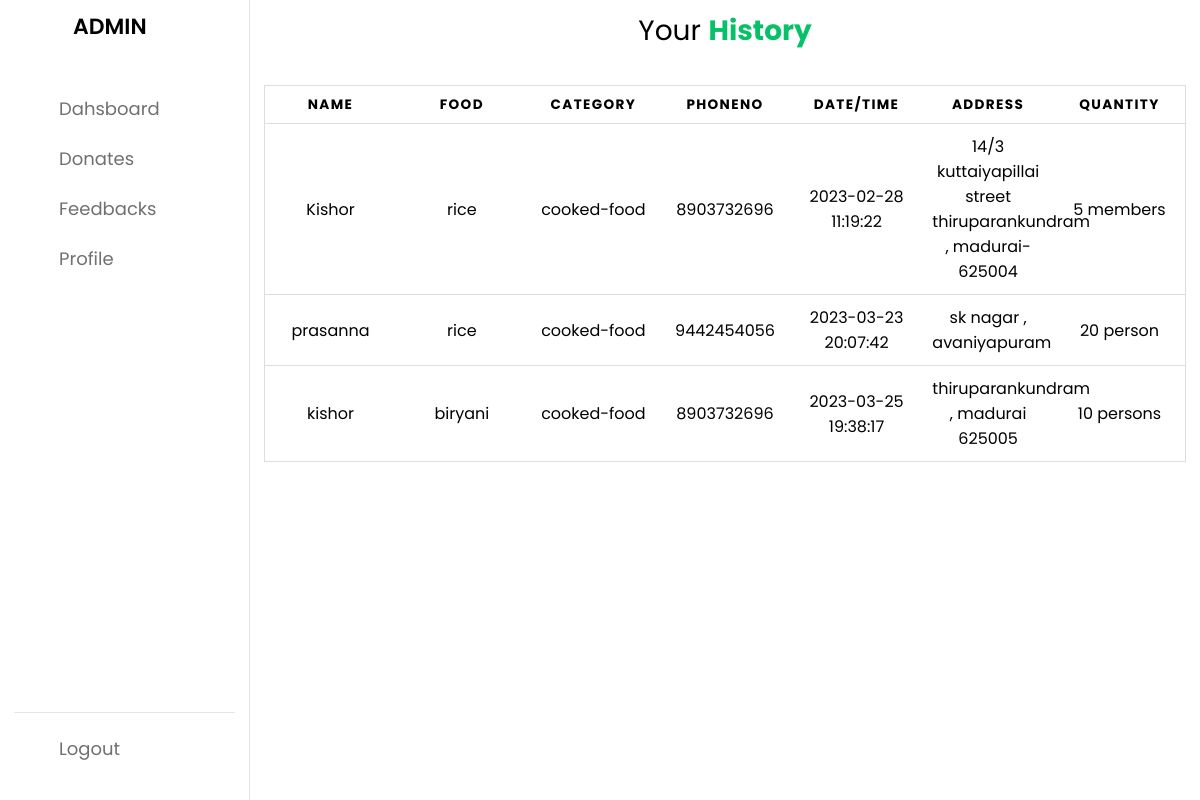
Page /admin/adminprofile.php (signed in) on the committed database.
### tables this page shows
CREATE TABLE `food_donations` (
  `Fid` int(11) NOT NULL,
  `name` varchar(50) NOT NULL,
  `email` varchar(60) NOT NULL,
  `food` varchar(50) NOT NULL,
  `type` text NOT NULL,
  `category` text NOT NULL,
  `quantity` text NOT NULL,
  `date` datetime DEFAULT current_timestamp(),
  `address` text NOT NULL,
  `location` varchar(50) NOT NULL,
  `phoneno` varchar(25) NOT NULL,
  `assigned_to` int(11) DEFAULT NULL,
  `delivery_by` int(11) DEFAULT NULL
);

### admin/adminprofile.php (the view, shortened to what this page needs)
<?php
include("connect.php");
?>
<!DOCTYPE html>
<html lang="en">
<head>
    <link rel="stylesheet" href="admin.css">
    <link rel="stylesheet" href="https://unicons.iconscout.com/release/v4.0.0/css/line.css">
</head>
<body>
    <nav>
        <div class="logo-name">
            <span class="logo_name">ADMIN</span>
        </div>
        <div class="menu-items">
            <ul class="nav-links">
                <li><a href="admin.php">
                    <i class="uil uil-estate"></i>
                    <span class="link-name">Dahsboard</span>
                </a></li>
                <li><a href="donate.php">
                    <i class="uil uil-heart"></i>
                    <span class="link-name">Donates</span>
                </a></li>
                <li><a href="feedback.php">
                    <i class="uil uil-comments"></i>
                    <span class="link-name">Feedbacks</span>
                </a></li>
                <li><a href="#">
                    <i class="uil uil-user"></i>
                    <span class="link-name">Profile</span>
                </a></li>
            </ul>
            <ul class="logout-mode">
                <li><a href="../logout.php">
                    <i class="uil uil-signout"></i>
                    <span class="link-name">Logout</span>
                </a></li>
            </ul>
        </div>
    </nav>
    <section class="dashboard">
        <div class="top">
            <p  class ="logo" >Your <b style="color: #06C167; ">History</b></p>
        </div>
        <br><br><br>
        <div class="activity">
        <div class="table-container">
         <div class="table-wrapper">
         <table class="table">
        <thead>
        <tr>
            <th >Name</th>
            <th>food</th>
            <th>Category</th>
            <th>phoneno</th>
            <th>date/time</th>
            <th>address</th>
            <th>Quantity</th>
        </tr>
        </thead>
         <?php
          $id=$_SESSION['Aid'];
          $sql = "SELECT * FROM food_donations WHERE assigned_to =$id";
          $result=mysqli_query($connection, $sql);
          $data = array();
          while ($row = mysqli_fetch_assoc($result)) {
              $data[] = $row;
          }
       ?>
        <?php foreach ($data as $row)
        { ?>
        <?php
        echo "<tr><td data-label=\"name\">".$row['name']."</td><td data-label=\"food\">".$row['food']."</td><td data-label=\"category\">".$row['category']."</td><td data-label=\"phoneno\">".$row['phoneno']."</td><td data-label=\"date\">".$row['date']."</td><td data-label=\"Address\">".$row['address']."</td><td data-label=\"quantity\">".$row['quantity']."</td>";
        ?>
        <?php } ?>
    </table>
    </div>
    </div>
        </div>
    </section>
</body>
</html>

### admin/admin.css (style rules this page uses)
* { margin: 0; padding: 0; box-sizing: border-box; font-family: 'Poppins', sans-serif; }
:root { --primary-color: #0E4BF1; --panel-color: #FFF; --text-color: #000; --black-light-color: #707070; --border-color: #e6e5e5; --toggle-color: #DDD; --box1-color: #4DA3FF; --box2-color: #FFE6AC; --box3-color: #E7D1FC; --title-icon-color: #fff; --tran-05: all 0.5s ease; --tran-03: all 0.3s ease; --tran-03: all 0.2s ease; }
body { min-height: 100vh; background-color: var(--primary-color); }
nav { position: fixed; top: 0; left: 0; height: 100%; width: 250px; padding: 10px 14px; background-color: var(--panel-color); border-right: 1px solid var(--border-color); transition: var(--tran-05); }
nav .logo-name { display: flex; align-items: center; }
nav .logo-name .logo_name { font-size: 22px; font-weight: 600; color: var(--text-color); margin-left: 14px; transition: var(--tran-05); }
nav .menu-items { margin-top: 40px; height: calc(100% - 90px); display: flex; flex-direction: column; justify-content: space-between; }
.menu-items li { list-style: none; }
.menu-items li a { display: flex; align-items: center; height: 50px; text-decoration: none; position: relative; }
.menu-items li a i { font-size: 24px; min-width: 45px; height: 100%; display: flex; align-items: center; justify-content: center; color: var(--black-light-color); }
.menu-items li a .link-name { font-size: 18px; font-weight: 400; color: var(--black-light-color); transition: var(--tran-05); }
.menu-items .logout-mode { padding-top: 10px; border-top: 1px solid var(--border-color); }
.dashboard { position: relative; left: 250px; background-color: var(--panel-color); min-height: 100vh; width: calc(100% - 250px); padding: 10px 14px; transition: var(--tran-05); }
.dashboard .top { position: fixed; top: 0; left: 250px; display: flex; width: calc(100% - 250px); justify-content: space-between; align-items: center; padding: 10px 14px; background-color: var(--panel-color); transition: var(--tran-05); z-index: 10; }
.logo { font-size: 28px; text-align: center; color:var(--text-color) ; }
table { border: 1px solid #ccc; border-collapse: collapse; margin: 0; padding: 0; width: 100%; table-layout: fixed; }
table tr { background-color: var(--panel-color); border: 1px solid #ddd; padding: .35em; color: var(--text-color); }
table th, table td { padding: .625em; text-align: center; }
table th { font-size: .85em; letter-spacing: .1em; text-transform: uppercase; }

### rows in the picture
food_donations: name "Kishor", food "rice", category "cooked-food", phoneno "8903732696", date "2023-02-28 11:19:22", address "14/3 kuttaiyapillai street thiruparankundram , madurai-625004", quantity "5 members"
food_donations: name "prasanna", food "rice", category "cooked-food", phoneno "9442454056", date "2023-03-23 20:07:42", address "sk nagar , avaniyapuram", quantity "20 person"
food_donations: name "kishor", food "biryani", category "cooked-food", phoneno "8903732696", date "2023-03-25 19:38:17", address "thiruparankundram , madurai 625005", quantity "10 persons"
